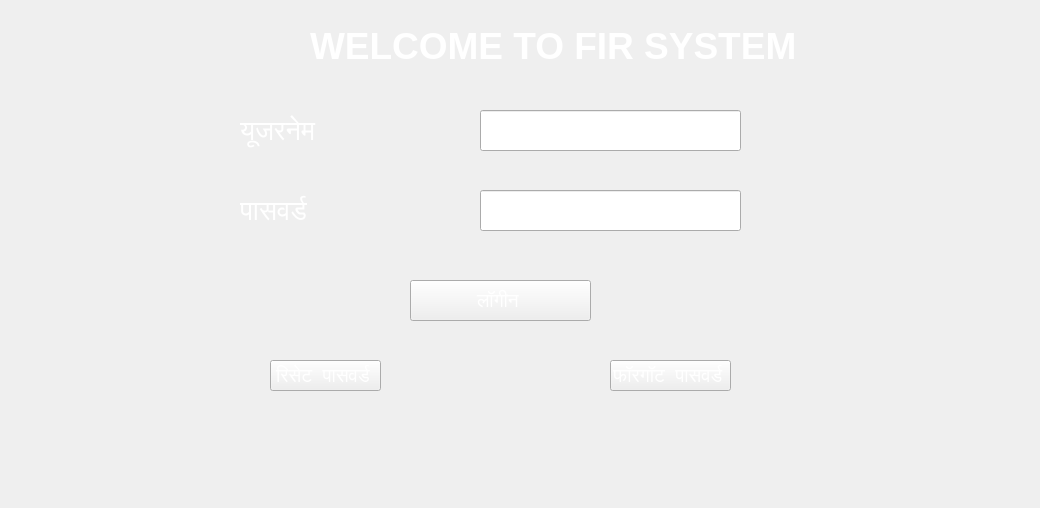
<?xml version="1.0" encoding="UTF-8"?>
<ui version="4.0">
 <class>Form</class>
 <widget class="QWidget" name="Form">
  <property name="geometry">
   <rect>
    <x>0</x>
    <y>0</y>
    <width>1040</width>
    <height>508</height>
   </rect>
  </property>
  <property name="windowTitle">
   <string>Form</string>
  </property>
  <property name="styleSheet">
   <string notr="true">
background-image: url(:/newPrefix/OS-X-Wallpaper.jpg);</string>
  </property>
  <widget class="QLabel" name="label_3">
   <property name="geometry">
    <rect>
     <x>310</x>
     <y>20</y>
     <width>501</width>
     <height>51</height>
    </rect>
   </property>
   <property name="font">
    <font>
     <pointsize>28</pointsize>
     <weight>75</weight>
     <italic>false</italic>
     <bold>true</bold>
    </font>
   </property>
   <property name="styleSheet">
    <string notr="true">color: rgb(255, 255, 255);</string>
   </property>
   <property name="text">
    <string>WELCOME TO FIR SYSTEM</string>
   </property>
  </widget>
  <widget class="QPushButton" name="reset_btn">
   <property name="geometry">
    <rect>
     <x>270</x>
     <y>360</y>
     <width>111</width>
     <height>31</height>
    </rect>
   </property>
   <property name="font">
    <font>
     <pointsize>14</pointsize>
    </font>
   </property>
   <property name="styleSheet">
    <string notr="true">color: rgb(255, 255, 255);</string>
   </property>
   <property name="text">
    <string>रिसेट  पासवर्ड </string>
   </property>
  </widget>
  <widget class="QLabel" name="label_2">
   <property name="geometry">
    <rect>
     <x>240</x>
     <y>190</y>
     <width>141</width>
     <height>41</height>
    </rect>
   </property>
   <property name="font">
    <font>
     <pointsize>20</pointsize>
    </font>
   </property>
   <property name="styleSheet">
    <string notr="true">color: rgb(255, 255, 255);</string>
   </property>
   <property name="text">
    <string>पासवर्ड </string>
   </property>
  </widget>
  <widget class="QLineEdit" name="password">
   <property name="geometry">
    <rect>
     <x>480</x>
     <y>190</y>
     <width>261</width>
     <height>41</height>
    </rect>
   </property>
  </widget>
  <widget class="QPushButton" name="login_btn">
   <property name="geometry">
    <rect>
     <x>410</x>
     <y>280</y>
     <width>181</width>
     <height>41</height>
    </rect>
   </property>
   <property name="font">
    <font>
     <pointsize>14</pointsize>
    </font>
   </property>
   <property name="styleSheet">
    <string notr="true">color: rgb(255, 255, 255);</string>
   </property>
   <property name="text">
    <string>लॉगीन </string>
   </property>
  </widget>
  <widget class="QPushButton" name="forget_btn">
   <property name="geometry">
    <rect>
     <x>610</x>
     <y>360</y>
     <width>121</width>
     <height>31</height>
    </rect>
   </property>
   <property name="font">
    <font>
     <pointsize>14</pointsize>
     <weight>50</weight>
     <italic>false</italic>
     <bold>false</bold>
    </font>
   </property>
   <property name="styleSheet">
    <string notr="true">color: rgb(255, 255, 255);</string>
   </property>
   <property name="text">
    <string>फॉरगॉट  पासवर्ड </string>
   </property>
  </widget>
  <widget class="QLineEdit" name="username">
   <property name="geometry">
    <rect>
     <x>480</x>
     <y>110</y>
     <width>261</width>
     <height>41</height>
    </rect>
   </property>
  </widget>
  <widget class="QLabel" name="label">
   <property name="geometry">
    <rect>
     <x>240</x>
     <y>110</y>
     <width>171</width>
     <height>41</height>
    </rect>
   </property>
   <property name="font">
    <font>
     <family>Ubuntu</family>
     <pointsize>20</pointsize>
     <weight>50</weight>
     <italic>false</italic>
     <bold>false</bold>
    </font>
   </property>
   <property name="styleSheet">
    <string notr="true">color: rgb(255, 255, 255);</string>
   </property>
   <property name="text">
    <string>यूजरनेम </string>
   </property>
  </widget>
 </widget>
 <resources>
  <include location="Login/login.qrc"/>
 </resources>
 <connections/>
</ui>
